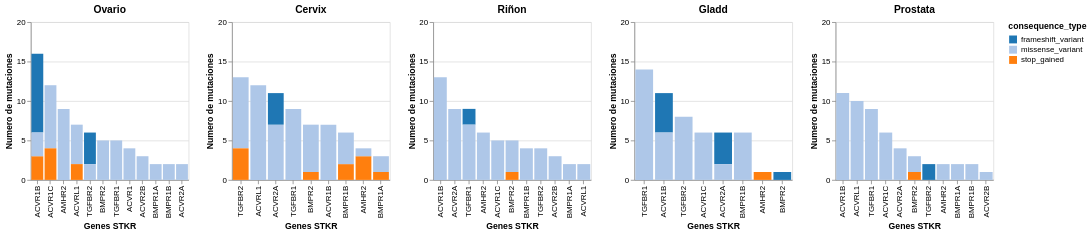

Notebook cell for this chart:
### Code cell
mostrar_graficos_grupo('Grupo 3')
